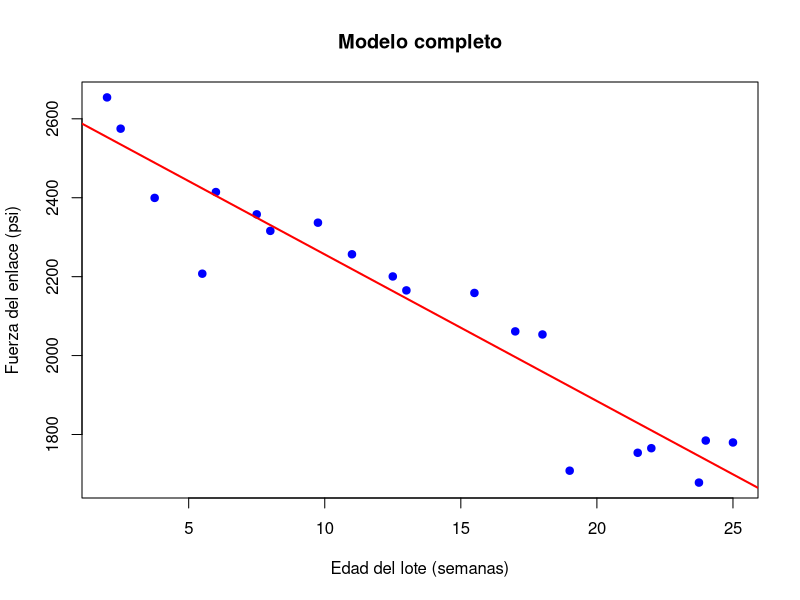

Write the R code that produced this figure. (Note: this script raises an error after producing the figure.)
datos <- data.frame(
  Fuerza_enlace = c(
    2158.70, 1678.15, 2316.00, 2061.30, 2207.50,
    1708.30, 1784.70, 2575.00, 2357.90, 2256.70,
    2165.20, 2399.55, 1779.80, 2336.75, 1765.30,
    2053.50, 2414.40, 2200.50, 2654.20, 1753.70
  ),
  Edad_lote = c(
    15.50, 23.75, 8.00, 17.00, 5.50,
    19.00, 24.00, 2.50, 7.50, 11.00,
    13.00, 3.75, 25.00, 9.75, 22.00,
    18.00, 6.00, 12.50, 2.00, 21.50
  )
)

datos

modelo_completo <- lm(Fuerza_enlace ~ Edad_lote, data = datos)

plot(datos$Edad_lote, datos$Fuerza_enlace,
     main = "Modelo completo",
     xlab = "Edad del lote (semanas)",
     ylab = "Fuerza del enlace (psi)",
     pch = 19, col = "blue")

# Agregar la recta de regresión
abline(modelo_completo, col = "red", lwd = 2)


ggplot(datos, aes(x = Edad_lote, y = Fuerza_enlace)) +
  geom_point(color = "blue", size = 3) +
  geom_smooth(method = "lm", se = TRUE, color = "red") +
  labs(
    title = "Modelo completo",
    x = "Edad del lote (semanas)",
    y = "Fuerza del enlace (psi)"
  ) +
  theme_minimal()

modelo_reducido <- lm(Fuerza_enlace ~ 1, data = datos)

plot(datos$Edad_lote, datos$Fuerza_enlace,
     main = "Modelo reducido",
     xlab = "Edad del lote (semanas)",
     ylab = "Fuerza del enlace (psi)",
     pch = 19, col = "blue")

# Agregar la recta de regresión
abline(modelo_reducido, col = "red", lwd = 2)

ggplot(datos, aes(x = Edad_lote, y = Fuerza_enlace)) +
  geom_point() +
  stat_smooth(method = "lm", formula = y ~ 1, se = TRUE, fullrange = TRUE) +
  labs(title = "Modelo reducido",
       x = "Edad del lote (semanas)", y = "Fuerza del enlace (psi)") +
  theme_minimal()


anova(modelo_completo)


## con el p-value rechazamos h0 : B1 = 0, por lo tanto x1 es relevante para y